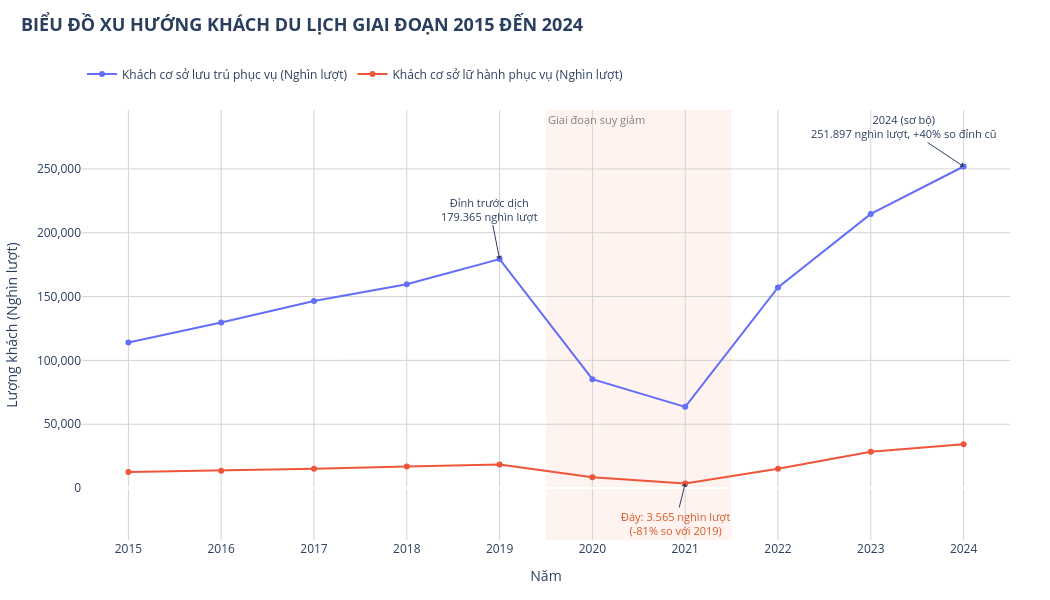

Notebook code for this chart:
### Markdown cell above
# 3.5 Xu hướng lượng khách du lịch giai đoạn 2015 - 2024

**Câu hỏi:**
Lượng khách phục vụ tại cơ sở lưu trú và cơ sở lữ hành biến động như thế nào trong giai đoạn 2015 - 2024? Giai đoạn nào giảm mạnh, mức độ phục hồi sau đó ra sao, và kết quả này liên hệ như thế nào với xu hướng doanh thu ở Biểu đồ 4?

Chỉ tiêu sử dụng (đơn vị: Nghìn lượt):

Khách cơ sở lưu trú phục vụ

Khách cơ sở lữ hành phục vụ

### Code cell
import pandas as pd
import plotly.express as px

df_nam = pd.read_csv("../data/raw/du_lieu_du_lich_nam.csv")
df_nam["Trạng thái"] = df_nam["Năm"].astype(str).apply(lambda x: "Sơ bộ" if "Sơ bộ" in x else "Chính thức")
df_nam["Năm"] = df_nam["Năm"].astype(str).str.extract(r"(\d{4})").astype(int)

df_long5 = df_nam.melt(
    id_vars=["Năm"],
    value_vars=["Khách cơ sở lưu trú phục vụ (Nghìn lượt)", "Khách cơ sở lữ hành phục vụ (Nghìn lượt)"],
    var_name="Chỉ tiêu", value_name="Lượng khách (Nghìn lượt)"
)

fig5 = px.line(
    df_long5, x="Năm", y="Lượng khách (Nghìn lượt)", color="Chỉ tiêu", markers=True
)

fig5.update_layout(
    title=dict(
        text="<b>BIỂU ĐỒ XU HƯỚNG KHÁCH DU LỊCH GIAI ĐOẠN 2015 ĐẾN 2024</b>",
        y=0.97, x=0.02, xanchor="left", font=dict(size=18)
    ),
    autosize=False, width=1050, height=600,
    legend_title_text="",
    legend=dict(orientation="h", yanchor="bottom", y=1.05, xanchor="left", x=0),
    hovermode="x unified", plot_bgcolor="white",
    margin=dict(l=60, r=40, t=110, b=60)
)
fig5.update_xaxes(type="linear", tickmode="linear", dtick=1, range=[2014.5, 2024.5], gridcolor="lightgrey")
fig5.update_yaxes(gridcolor="lightgrey", tickformat=",")

fig5.add_vrect(
    x0=2019.5, x1=2021.5, fillcolor="#eb6834", opacity=0.08,
    layer="below", line_width=0,
    annotation_text="Giai đoạn suy giảm", annotation_position="top left",
    annotation_font_size=11, annotation_font_color="grey"
)

fig5.add_annotation(x=2019, y=179365.49, text="Đỉnh trước dịch<br>179.365 nghìn lượt", showarrow=True, arrowhead=1, ay=-50, font=dict(size=11))
fig5.add_annotation(x=2021, y=3565.28, text="Đáy: 3.565 nghìn lượt<br>(-81% so với 2019)", showarrow=True, arrowhead=1, ay=40, font=dict(size=11, color="#d95926"))
fig5.add_annotation(x=2024, y=251896.82, text="2024 (sơ bộ)<br>251.897 nghìn lượt, +40% so đỉnh cũ", showarrow=True, arrowhead=1, ax=-60, ay=-40, font=dict(size=11))

fig5.show()
# Biểu đồ 5
fig5.write_image("../outputs/figures/bieu_do_5_xu_huong_luong_khach.png", scale=2)
fig5.write_html("../outputs/figures/bieu_do_5_xu_huong_luong_khach.html")

### Figure 1 — Plotly figure (JSON) as saved in the notebook; plotly's stock layout.template omitted (floating-point values rounded to 4 significant figures)
{"data": [{"hovertemplate": "Chỉ tiêu=Khách cơ sở lưu trú phục vụ (Nghìn lượt)<br>Năm=%{x}<br>Lượng khách (Nghìn lượt)=%{y}<extra></extra>", "legendgroup": "Khách cơ sở lưu trú phục vụ (Nghìn lượt)", "line": {"color": "#636efa", "dash": "solid"}, "marker": {"symbol": "circle"}, "mode": "lines+markers", "name": "Khách cơ sở lưu trú phục vụ (Nghìn lượt)", "orientation": "v", "showlegend": true, "type": "scatter", "x": [2015, 2016, 2017, 2018, 2019, 2020, 2021, 2022, 2023, 2024], "xaxis": "x", "y": [114000.0, 129700.0, 146600.0, 159600.0, 179400.0, 85300.0, 63600.0, 157200.0, 214800.0, 251900.0], "yaxis": "y"}, {"hovertemplate": "Chỉ tiêu=Khách cơ sở lữ hành phục vụ (Nghìn lượt)<br>Năm=%{x}<br>Lượng khách (Nghìn lượt)=%{y}<extra></extra>", "legendgroup": "Khách cơ sở lữ hành phục vụ (Nghìn lượt)", "line": {"color": "#EF553B", "dash": "solid"}, "marker": {"symbol": "circle"}, "mode": "lines+markers", "name": "Khách cơ sở lữ hành phục vụ (Nghìn lượt)", "orientation": "v", "showlegend": true, "type": "scatter", "x": [2015, 2016, 2017, 2018, 2019, 2020, 2021, 2022, 2023, 2024], "xaxis": "x", "y": [12600.0, 13650.0, 15170.0, 16970.0, 18370.0, 8398.0, 3565.0, 15150.0, 28400.0, 34370.0], "yaxis": "y"}], "layout": {"annotations": [{"font": {"color": "grey", "size": 11}, "showarrow": false, "text": "Giai đoạn suy giảm", "x": 2020.0, "xanchor": "left", "xref": "x", "y": 1, "yanchor": "top", "yref": "y domain"}, {"arrowhead": 1, "ay": -50, "font": {"size": 11}, "showarrow": true, "text": "Đỉnh trước dịch<br>179.365 nghìn lượt", "x": 2019, "y": 179400.0}, {"arrowhead": 1, "ay": 40, "font": {"color": "#d95926", "size": 11}, "showarrow": true, "text": "Đáy: 3.565 nghìn lượt<br>(-81% so với 2019)", "x": 2021, "y": 3565.0}, {"arrowhead": 1, "ax": -60, "ay": -40, "font": {"size": 11}, "showarrow": true, "text": "2024 (sơ bộ)<br>251.897 nghìn lượt, +40% so đỉnh cũ", "x": 2024, "y": 251900.0}], "autosize": false, "height": 600, "hovermode": "x unified", "legend": {"orientation": "h", "title": {"text": ""}, "tracegroupgap": 0, "x": 0, "xanchor": "left", "y": 1.05, "yanchor": "bottom"}, "margin": {"b": 60, "l": 60, "r": 40, "t": 110}, "plot_bgcolor": "white", "shapes": [{"fillcolor": "#eb6834", "layer": "below", "line": {"width": 0}, "opacity": 0.08, "type": "rect", "x0": 2020.0, "x1": 2022.0, "xref": "x", "y0": 0, "y1": 1, "yref": "y domain"}], "title": {"font": {"size": 18}, "text": "<b>BIỂU ĐỒ XU HƯỚNG KHÁCH DU LỊCH GIAI ĐOẠN 2015 ĐẾN 2024</b>", "x": 0.02, "xanchor": "left", "y": 0.97}, "width": 1050, "xaxis": {"anchor": "y", "domain": [0, 1], "dtick": 1, "gridcolor": "lightgrey", "range": [2014.0, 2024.0], "tickmode": "linear", "title": {"text": "Năm"}, "type": "linear"}, "yaxis": {"anchor": "x", "domain": [0, 1], "gridcolor": "lightgrey", "tickformat": ",", "title": {"text": "Lượng khách (Nghìn lượt)"}}}}
